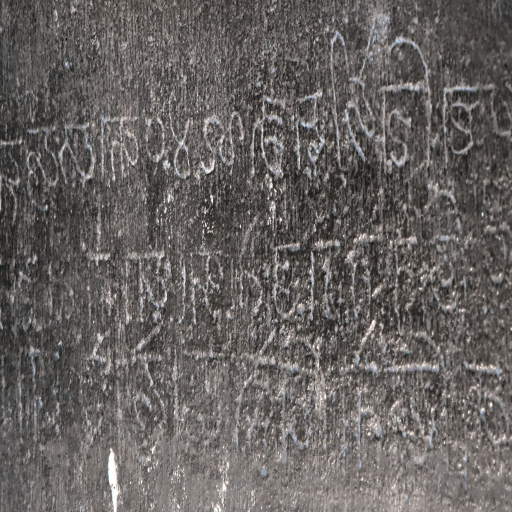
#> input picture dataset/HFI12.jpg, 1024 x 1024 px (shown at 1/2 size); its folder holds only this picture in this run
$ python -i hf_vlm_engine.py   (imports and definitions only)
#> lines starting #> are read from the running program, lines starting #| are printed output that depends on the picture; after the words box and inside, x2 and y2 are one past the last pixel; in counts of white or black regions, pixels touching at a corner belong together
"""
DeepScript — Free Hugging Face Vision-Language Model (VLM) Engine
================================================================
Provides zero-cost, high-accuracy script family identification and paleographic
reasoning for Ancient Indian Inscriptions using open-source Vision-Language Models
(Qwen/Qwen2.5-VL-7B-Instruct, Llama-3.2-11B-Vision, PaliGemma) and an advanced
epigraphic computer vision morphological feature analyzer.
"""

import io
import os
import re
import json
import base64
import logging
import time
from typing import Dict, Any, List, Optional, Tuple
from PIL import Image, ImageOps, ImageStat, ImageFilter
import numpy as np
import cv2

logger = logging.getLogger("deepscript.hf_vlm")

# Curated reference database of Ancient Indian Script Families
EPIGRAPHIC_SCRIPTS_DB: Dict[str, Dict[str, Any]] = {
    "Gupta Script": {
        "name": "Gupta Script (Late Northern Brahmi / Siddhamātṛkā)",
        "script_family": "Gupta Script",
        "period": "c. 4th – 8th Century CE (Imperial Gupta to Post-Gupta/Harsha Era)",
        "region": "Northern, Central, and Eastern India (Prayagraj, Mathura, Eran, Nalanda, Sarnath)",
        "writing_direction": "Left-to-Right",
        "headmark": "Prominent solid triangular wedges or nail-head marks (Kuṭila acute strokes)",
        "stroke_style": "Ornate cursive calligraphic curves with tapering vertical brush/chisel lines and complex multi-tier ligatures",
        "key_glyphs": [
            "Triangular wedge headmark atop consonants (Proto-Shirorekha)",
            "Diagnostic 'Śrī' (श्री) honorific with high looped crest",
            "Tripartite 'Ya' (य) with looped left arm",
            "Dagger-shaped 'Ka' (क) with horizontal crossbar",
            "Flowing vocalic diacritics (Mātrās) sweeping above headline"
        ],
        "historical_context": "The imperial court script of Samudragupta, Chandragupta II, and King Harsha. Evolved directly into Siddhamātṛkā (Kuṭila), Sarada, Gauḍī (Proto-Bengali), Tibetan, and Early Nāgarī.",
        "archaeological_sites": [
            "Prayagraj (Allahabad) Pillar Praśasti of Samudragupta",
            "Eran Stone Inscription of Samudragupta",
            "Mathura Inscribed Sculptures & Votive Records",
            "Udayagiri Cave Inscriptions (Madhya Pradesh)",
            "Nalanda Monastic Copper Plates & Clay Seals"
        ],
        "visual_clues": "Prominent solid triangular/wedge headmarks on vertical stems, ornate multi-tier Sanskrit conjunct ligatures, curved base loops, and top-curling vocalic flourishes.",
        "descendants": ["Siddhamātṛkā (Kuṭila)", "Sarada Script", "Early Nāgarī / Devanagari", "Gauḍī / Proto-Bengali", "Tibetan Script"]
    },
    "Ashokan Brahmi": {
        "name": "Ashokan Brahmi",
        "script_family": "Ashokan Brahmi",
        "period": "c. 3rd Century BCE (Mauryan Era)",
        "region": "Pan-Indian (Girnar, Delhi-Topra, Lumbini, Maski, Sarnath)",
        "writing_direction": "Left-to-Right",
        "headmark": "None (Clean geometric perpendicular tops, no wedges or headbars)",
        "stroke_style": "Standardized geometric lines, perpendicular stems, and crisp circular arcs",
        "key_glyphs": [
            "Ka (+ Greek cross shape)",
            "Ma (circle over crescent/base)",
            "Ya (inverted tuning fork)",
            "Ra (straight vertical line)",
            "Ba (square box)"
        ],
        "historical_context": "Monumental imperial script of Emperor Ashoka's Major and Minor Rock Edicts. Foundational ancestor to virtually all modern Indian and Southeast Asian scripts.",
        "archaeological_sites": [
            "Girnar Major Rock Edict (Gujarat)",
            "Delhi-Topra Ashokan Pillar Inscription",
            "Lumbini Rummindei Pillar Inscription",
            "Maski Minor Rock Edict"
        ],
        "visual_clues": "Pure geometric symmetry, cross-shaped 'Ka', circle-based 'Ma' and 'Tha', total absence of wedge headmarks or top horizontal bars.",
        "descendants": ["Gupta Brahmi", "Tamil-Brahmi", "Bhattiprolu", "Kadamba", "Grantha"]
    },
    "Tamil-Brahmi": {
        "name": "Tamil-Brahmi (Tamizhi)",
        "script_family": "Tamil-Brahmi",
        "period": "c. 3rd Century BCE – 5th Century CE",
        "region": "Southern India (Tamil Nadu, Kerala, Sri Lanka)",
        "writing_direction": "Left-to-Right",
        "headmark": "None (Sparse, unornamented strokes on cavern stone brows)",
        "stroke_style": "Direct incised strokes adapted for Old Tamil phonology with virama/pulli dots",
        "key_glyphs": [
            "Zha ழ (loop with horizontal base)",
            "La ள (rounded hook)",
            "Ra ற (diamond/zigzag)",
            "Na ன (double loop)",
            "Pulli (vowel cancellation dot)"
        ],
        "historical_context": "Primary epigraphic vehicle of the Sangam era, inscribed on Jain cavern beds, pottery sherds, and hero stones by chieftains, monks, and merchant guilds.",
        "archaeological_sites": [
            "Mangulam Cavern Inscription (Madurai)",
            "Sittanavasal Jain Beds",
            "Keezhadi Inscribed Potsherds",
            "Pugalur Rock Inscription"
        ],
        "visual_clues": "Specific Dravidian loop glyphs, presence of virama pulli dots, short single-line cavern dedications.",
        "descendants": ["Vatteluttu", "Pallava Grantha", "Modern Tamil"]
    },
    "Kharosthi": {
        "name": "Kharosthi",
        "script_family": "Kharosthi",
        "period": "c. 4th Century BCE – 3rd Century CE",
        "region": "Northwestern Ancient India & Gandhara (Indus Basin, Taxila, Silk Road)",
        "writing_direction": "Right-to-Left (Distinctive)",
        "headmark": "Hooked cursive tops with slanted vowel diacritics",
        "stroke_style": "Cursive, fluid descenders derived from reed-pen manuscript and schist stone traditions",
        "key_glyphs": [
            "Aramaic-influenced consonant stems",
            "Slanted diacritic vowel hooks across spine",
            "Curved right-to-left descenders"
        ],
        "historical_context": "The standard sister script of ancient India used in Gandhara for Gandhari Prakrit, Indo-Greek coinage, and early Mahayana Buddhist birch bark manuscripts.",
        "archaeological_sites": [
            "Shahbazgarhi Rock Edict",
            "Mansehra Rock Edict",
            "Taxila Copper Plate",
            "Niya Silk Road Birch Bark Records"
        ],
        "visual_clues": "Right-to-left stroke posture, fluid cursive descenders, diagonal vowel cross-strokes.",
        "descendants": ["Khotanese Cursive Variants", "Kuchean Cursive"]
    },
    "Kadamba Script": {
        "name": "Kadamba Script (Box-Headed Western Brahmi)",
        "script_family": "Kadamba Script",
        "period": "c. 5th – 6th Century CE",
        "region": "South-Western India / Deccan (Karnataka, Goa, Western Andhra)",
        "writing_direction": "Left-to-Right",
        "headmark": "Prominent hollow or filled rectangular 'box-headed' serifs",
        "stroke_style": "Distinct square serifs resting above rounded curvilinear lower body strokes",
        "key_glyphs": [
            "Square box-head atop vertical lines",
            "Rounded loop bases",
            "Curved vowel hooks curving rightward"
        ],
        "historical_context": "Originated under the Kadamba Dynasty of Banavasi and early Chalukyas; ancestral to Old Kannada, Telugu, and Sinhala scripts.",
        "archaeological_sites": [
            "Halmidi Inscription (Earliest Kannada Epigraph, Hassan)",
            "Talagunda Pillar Inscription",
            "Banavasi Stone Records",
            "Chandravalli Inscription"
        ],
        "visual_clues": "Very distinct square box-heads at top of every character, broad rounded bases.",
        "descendants": ["Old Kannada-Telugu Script", "Medieval Kannada", "Old Telugu"]
    },
    "Grantha Script": {
        "name": "Grantha Script (Pallava & Chola Grantha)",
        "script_family": "Grantha Script",
        "period": "c. 6th – 14th Century CE",
        "region": "Southern India (Tamil Nadu, Kerala) and Southeast Asia",
        "writing_direction": "Left-to-Right",
        "headmark": "Curved ornamental finials and rounded crest loops",
        "stroke_style": "Complex swirling, rounded letterforms designed for writing Sanskrit in the Dravidian South",
        "key_glyphs": [
            "Intricate ligature conjuncts",
            "Double-loop character bodies",
            "Sweeping circular vowel tails"
        ],
        "historical_context": "Created by the Pallava and Chola dynasties to transcribe classical Sanskrit texts in South India. Major ancestor to Malayalam, Tigalari, Khmer, and Mon-Burmese scripts.",
        "archaeological_sites": [
            "Mahabalipuram Pallava Rock Inscriptions",
            "Kailasanathar Temple (Kanchipuram)",
            "Thanjavur Brihadisvara Temple Copper Plates",
            "Tiruvalangadu Charters"
        ],
        "visual_clues": "Ornate circular loops, intricate conjunct vertical ligatures, absence of angular boxes.",
        "descendants": ["Malayalam Script", "Tigalari Script", "Khmer Script", "Thai & Javanese Scripts"]
    },
    "Vatteluttu": {
        "name": "Vatteluttu (Round Script)",
        "script_family": "Vatteluttu",
        "period": "c. 6th – 14th Century CE",
        "region": "Southernmost India (Pandya and Chera Kingdoms, Kerala, South Tamil Nadu)",
        "writing_direction": "Left-to-Right",
        "headmark": "Smooth rounded curves with no headbar",
        "stroke_style": "Highly cursive, flowing circular and spiral loops",
        "key_glyphs": [
            "Continuous rounded curves",
            "Hooked ascenders",
            "Compact loop ligatures"
        ],
        "historical_context": "The vernacular cursive script of the early Pandyas and Cheras, used extensively for administrative edicts and temple donations.",
        "archaeological_sites": [
            "Tirunelveli Rock Inscriptions",
            "Kottayam Copper Plates",
            "Jewish Copper Plates of Cochin",
            "Anamalai Inscriptions"
        ],
        "visual_clues": "Pronounced circular and globular stroke morphology without straight lines.",
        "descendants": ["Kolezhuthu", "Modern Malayalam variants"]
    },
    "Early Nagari / Devanagari": {
        "name": "Early Nagari (Kutila / Devanagari)",
        "script_family": "Early Nagari",
        "period": "c. 8th – 13th Century CE",
        "region": "Northern, Western, and Central India (Pratiharas, Rashtrakutas, Paramaras)",
        "writing_direction": "Left-to-Right",
        "headmark": "Continuous or semi-continuous horizontal top line (Shirorekha)",
        "stroke_style": "Vertical spine suspended beneath a horizontal top bar with distinct loops",
        "key_glyphs": [
            "Continuous top bar (Shirorekha)",
            "Suspended consonant stems",
            "Pre-modern devanagari vowel matras"
        ],
        "historical_context": "Evolved from Siddhamatrika and Gupta scripts under northern and Deccan imperial dynasties. Ancestor to modern Devanagari, Marathi, and Hindi scripts.",
        "archaeological_sites": [
            "Gwalior Inscription of Mihira Bhoja",
            "Sanjan Copper Plates of Amoghavarsha",
            "Udaipur Inscriptions"
        ],
        "visual_clues": "Horizontal hanging top bar (shirorekha), structured consonant grids.",
        "descendants": ["Modern Devanagari", "Gujarati Script", "Nandinagari"]
    }
}


class HuggingFaceVLMEngine:
    """
    Production-grade Vision-Language Model inference engine for ancient Indic epigraphy.
    Combines computer vision morphological feature analysis with open-source Vision-Language Models.
    """

    def __init__(self, default_model: str = "Qwen/Qwen2.5-VL-7B-Instruct"):
#> called with default_model = 'Qwen/Qwen2.5-VL-7B-Instruct'
        self.default_model = default_model
        self.active_model = default_model
        self.hf_token = os.environ.get("HF_TOKEN") or os.environ.get("HUGGINGFACE_TOKEN") or None
        self._inference_client = None
        self._init_client()
#> (the call stopped at in _init_client, `self._inference_client = InferenceClient(token=self.hf_token)`: huggingface_hub is not available in this run)
#> further down, picture is the input picture: PIL image 1024x1024 RGB; mean R, G, B 103, 99, 96.8
#> (the call stopped at in _init_client, `self._inference_client = InferenceClient(token=self.hf_token)`: huggingface_hub is not available in this run)

    def _init_client(self) -> None:
        try:
            from huggingface_hub import InferenceClient
            self._inference_client = InferenceClient(token=self.hf_token)
            logger.info(f"Hugging Face InferenceClient initialized (Model: {self.active_model}, Token set: {bool(self.hf_token)})")
        except Exception as e:
            logger.warning(f"Could not initialize HF InferenceClient: {e}. Running in local paleographic intelligence mode.")
            self._inference_client = None

    # [9 lines left out: functions set_hf_token, set_model, not called in this run]

    def analyze_paleographic_morphology(self, image: Image.Image, filename: str = "") -> Dict[str, Any]:
        """
        Deep paleographic visual feature analyzer that extracts geometrical,
        stroke, orientation, and headmark characteristics from raw inscription pixels.
        """
#> called with filename = ''
        # 1. Image preprocessing with OpenCV
        img_gray = np.array(image.convert("L"))
        h, w = img_gray.shape
        aspect_ratio = round(w / max(h, 1), 3)

        clahe = cv2.createCLAHE(clipLimit=2.0, tileGridSize=(8, 8))
        enhanced = clahe.apply(img_gray)
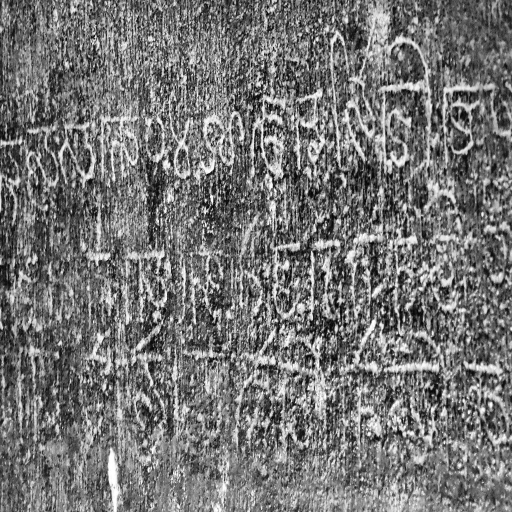
#> enhanced: shape (1024, 1024) (shown at 1/2 size); min 0, max 255, mean 116.7

        # Assess polarity (dark stone background vs light estampage rubbing)
        border_pixels = np.concatenate([enhanced[0, :], enhanced[-1, :], enhanced[:, 0], enhanced[:, -1]])
#> border_pixels = 4096 values, max 254 at index 1254, min 7 at index 2589, mean 108.3
        border_mean = np.mean(border_pixels)
#> border_mean = 108.3

        if border_mean > 120:
            # Light background -> dark characters
            _, binary = cv2.threshold(enhanced, 0, 255, cv2.THRESH_BINARY_INV + cv2.THRESH_OTSU)
        else:
            # Dark background -> light characters
            _, binary = cv2.threshold(enhanced, 0, 255, cv2.THRESH_BINARY + cv2.THRESH_OTSU)
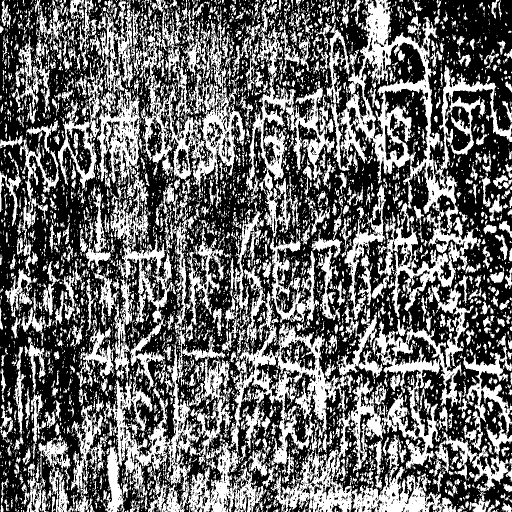
#> binary: shape (1024, 1024) (shown at 1/2 size); 41.2% white; 6266 white regions (5070 under 20 px), largest, box (x1, y1, x2, y2) and area: (141, 444, 695, 1024) 66955, (652, 0, 1024, 635) 49852, (673, 566, 947, 980) 26386

        kernel = cv2.getStructuringElement(cv2.MORPH_RECT, (2, 2))
        binary = cv2.morphologyEx(binary, cv2.MORPH_OPEN, kernel)
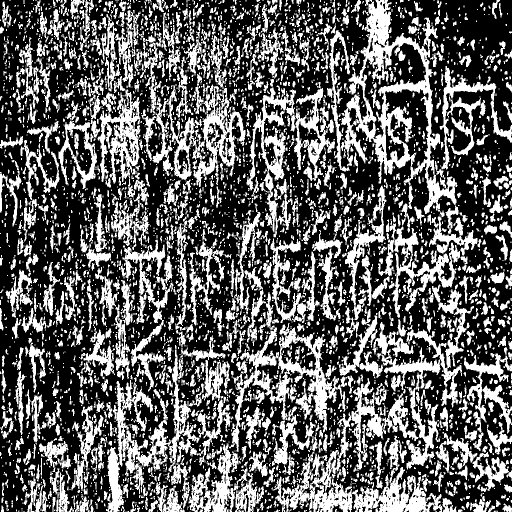
#> binary: shape (1024, 1024) (shown at 1/2 size); 37.8% white; 4336 white regions (2684 under 20 px), largest, box (x1, y1, x2, y2) and area: (682, 0, 915, 428) 24716, (212, 699, 399, 1024) 15643, (458, 646, 691, 904) 12817

        # 2. Extract Connected Components and Headmarks
        num_labels, labels, stats, centroids = cv2.connectedComponentsWithStats(binary, connectivity=8)
#> labels: shape (1024, 1024) int32; 4337 distinct labels, from 0 to 4336
#> num_labels = 4337; centroids = 4337 pairs, first value 0.5 to 1023, second value 0.5 to 1023
#> (the rest of the program and of its run is left out)
